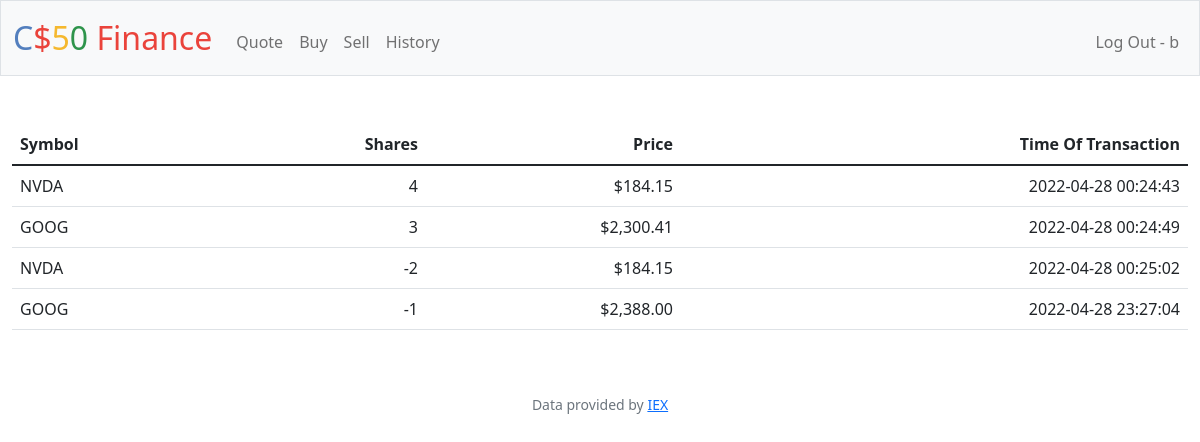
The app's page /history (signed in) with its own data.
### tables this page shows
CREATE TABLE transactions (
    trans_id INTEGER PRIMARY KEY AUTOINCREMENT NOT NULL,
    user_id INT NOT NULL,
    symbol VARCHAR(16) NOT NULL,
    price DOUBLE(10, 2) NOT NULL,
    shares INT NOT NULL,
    trans_time DATETIME DEFAULT CURRENT_TIMESTAMP
);

### app.py (the view)
@app.route("/history")
@login_required
def history():
    if request.method == "GET":
        user_id = session["user_id"]
        info = db.execute("SELECT symbol, price, shares, trans_time FROM transactions WHERE user_id=?;", user_id)
        print (info)
        return render_template("history.html", info=info)

### app.py (called while the page is built)
@app.context_processor
def inject_stage_and_region():
    if session.get("user_id") is None:
        return dict(x='x')
    user_id = session["user_id"]
    return dict(username=db.execute("SELECT username FROM users WHERE id=?;", user_id)[0]["username"])

@app.after_request
def after_request(response):
    response.headers["Cache-Control"] = "no-cache, no-store, must-revalidate"
    response.headers["Expires"] = 0
    response.headers["Pragma"] = "no-cache"
    return response

### helpers.py (called while the page is built)
def login_required(f):
    @wraps(f)
    def decorated_function(*args, **kwargs):
        if session.get("user_id") is None:
            return redirect("/login")
        return f(*args, **kwargs)
    return decorated_function

def usd(value):
    return f"${value:,.2f}"

### templates/history.html (shortened to what this page needs)
{% extends 'layout.html' %}
{% block main %}
<table class="table tablestriped">
    <thead>
        <tr>
            <th class="text-start">Symbol</th>
            <th class="text-end">Shares</th>
            <th class="text-end">Price</th>
            <th class="text-end">Time Of Transaction</th>
        </tr>
    </thead>
    <tbody>
        {% for sym in info %}
        <tr>
            <td class="text-start">{{sym["symbol"]|upper}}</td>
            <td class="text-end">{{sym["shares"]}}</td>
            <td class="text-end">{{sym["price"]|usd}}</td>
            <td class="text-end">{{sym["trans_time"]}}</td>
        </tr>
        {% endfor %}
    </tbody>
</table>
{% endblock %}

### templates/layout.html (shortened to what this page needs)
<!DOCTYPE html>
<html lang="en">
<head>
    <link href="https://cdn.jsdelivr.net/npm/bootstrap@5.1.3/dist/css/bootstrap.min.css"
 rel="stylesheet">
    <link href="/static/styles.css" rel="stylesheet">
</head>
<body>
    <nav class="bg-light border navbar navbar-expand-md navbar-light">
        <div class="container-fluid">
            <a class="navbar-brand" href="/"><span class="blue">C</span><span class="red">$</span><span
                    class="yellow">5</span><span class="green">0</span> <span class="red">Finance</span></a>
            <div class="collapse navbar-collapse" id="navbar">
                {% if session["user_id"] %}
                <ul class="navbar-nav me-auto mt-2">
                    <li class="nav-item"><a class="nav-link" href="/quote">Quote</a></li>
                    <li class="nav-item"><a class="nav-link" href="/buy">Buy</a></li>
                    <li class="nav-item"><a class="nav-link" href="/sell">Sell</a></li>
                    <li class="nav-item"><a class="nav-link" href="/history">History</a></li>
                </ul>
                <ul class="navbar-nav ms-auto mt-2">
                    <li class="nav-item"><a class="nav-link" href="/logout">Log Out - {{username}}</a></li>
                </ul>
                {% else %}
                <ul class="navbar-nav ms-auto mt-2">
                    <li class="nav-item"><a class="nav-link" href="/register">Register</a></li>
                    <li class="nav-item"><a class="nav-link" href="/login">Log In</a></li>
                </ul>
                {% endif %}
            </div>
        </div>
    </nav>
    <main class="container-fluid py-5 text-center">
        {% block main %}{% endblock %}
    </main>
    <footer class="mb-5 small text-center text-muted">
        Data provided by <a href="https://iexcloud.io/">IEX</a>
    </footer>
</body>
</html>

### static/styles.css (style rules this page uses)
nav .navbar-brand { font-size: xx-large; }
nav .navbar-brand .blue { color: #537fbe; }
nav .navbar-brand .red { color: #ea433b; }
nav .navbar-brand .yellow { color: #f5b82e; }
nav .navbar-brand .green { color: #2e944b; }

### records on screen
transactions: symbol "NVDA", shares "4", price "$184.15", trans_time "2022-04-28 00:24:43"
transactions: symbol "GOOG", shares "3", price "$2,300.41", trans_time "2022-04-28 00:24:49"
transactions: symbol "NVDA", shares "-2", price "$184.15", trans_time "2022-04-28 00:25:02"
transactions: symbol "GOOG", shares "-1", price "$2,388.00", trans_time "2022-04-28 23:27:04"

### other values on screen
{{ username }} "b"
